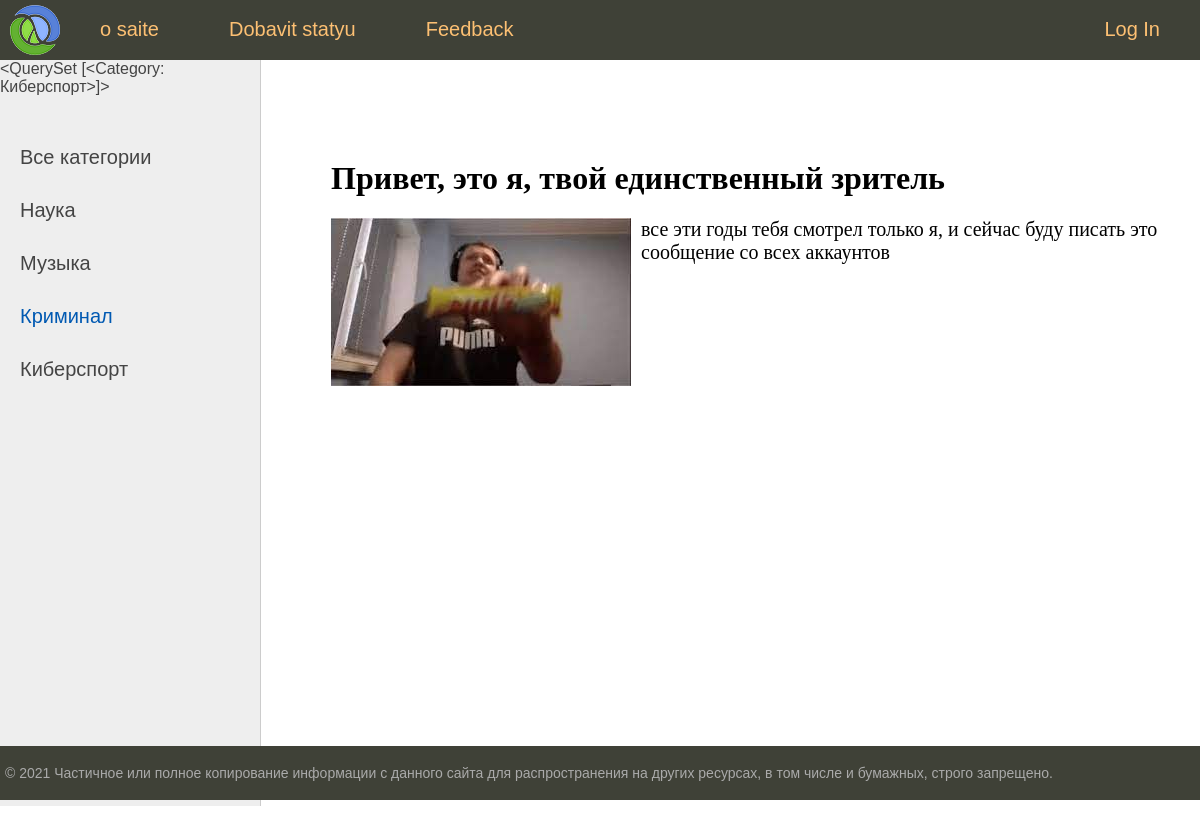
Page /post/papich/ on the committed database.
### news/models.py (models this page shows, shortened)
class Category(models.Model):
    name = models.CharField(max_length=100, db_index=True, verbose_name='категорияe')
    slug = models.SlugField(max_length=100, unique=True, db_index=True, verbose_name='URL')
    def __str__(self):
        return self.name
    def get_absolute_url(self):
        return reverse('category', kwargs={'cat_id': self.pk})
    class Meta:
        verbose_name = 'категория'
        verbose_name_plural = 'категории'
        ordering = ['id']

class News(models.Model):
    title = models.CharField(max_length=255)
    slug = models.SlugField(max_length=100, unique=True, db_index=True, verbose_name='URL')
    content = models.TextField(blank=True)
    photo = models.ImageField(upload_to="photos/%Y/%m/%d/")
    time_create = models.DateTimeField(auto_now_add=True)
    time_update = models.DateTimeField(auto_now=True)
    is_published = models.BooleanField(default=True)
    cat = models.ForeignKey('Category', on_delete=models.PROTECT)
    class Meta:
        verbose_name='News'
        verbose_name_plural = 'News'
        ordering = ['-time_create', 'title']

### news/views.py (the view)
# urls.py: path('post/<slug:post_slug>/', show_post, name='post'),
def show_post(request, post_slug):
    post = get_object_or_404(News, slug=post_slug)
    context = {
        'post': post,
        'title': post.title,
        'cat_selected': post.cat_id,
    }
    return render(request, 'news/post.html', context=context)

### news/templatetags/news_tag.py (called while the page is built)
@register.simple_tag()
def get_categories(filter=None):
    if not filter:
        return Category.objects.all()
    else:
        return Category.objects.filter(pk=filter)

@register.inclusion_tag('news/list_categories.html')
def show_categories(sort=None,cat_selected=0):
    if not sort:
        cats = Category.objects.all()
    else:
        cats = Category.objects.order_by(sort)
    return {"cats":cats, "cat_selected": cat_selected}

@register.inclusion_tag('news/menu.html')
def show_menu():
    menu = [
        {'title': 'o saite', 'url_name': 'about'},
        {'title': 'Dobavit statyu', 'url_name': 'add_page'},
        {'title': 'Feedback', 'url_name': 'contact'},
        {'title': 'Log In', 'url_name': 'login'},
    ]
    return {"menu": menu}

### news/templates/news/post.html
{% extends 'news/base.html' %}
{% block content %}
<h1>{{post.title}}</h1>
{% if post.photo %}
<p><img class="img-article-left" src="{{post.photo.url}}"></p>
{% endif %}
{{post.content|linebreaks}}
{% endblock %}

### news/templates/news/base.html (shortened to what this page needs)
{% load static %}
{% load news_tag %}
<!DOCTYPE html>
<html>
<head>
	<link type="text/css" href="{% static 'news/css/styles.css' %}" rel="stylesheet" />
</head>
<body>
<table class="table-page" border=0 cellpadding="0" cellspacing="0">
<tr><td valign=top>
{% block mainmenu %}
	{% show_menu %}
{% endblock mainmenu %}
<table class="table-content" border=0 cellpadding="0" cellspacing="0">
<tr>
	<td valign="top" class="left-chapters">
		{% get_categories filter=2 %}
	<ul id="leftchapters">
		{% if cat_selected == 0 %}
			<li class="selected">Все категории</li>
		{% else %}
			<li><a href="{% url 'home' %}">Все категории</a> </li>
		{% endif %}
		{% show_categories '-name' cat_selected %}
	</ul>
</td>
<td valign="top" class="content">
	<div class="content-text">
{% block content %}
{% endblock %}
	</div>
</td></tr></table>
</td></tr>
<tr><td valign=top>
	<div id="footer">
		<p>&copy; 2021 Частичное или полное копирование информации с данного сайта для распространения на других ресурсах, в том числе и бумажных, строго запрещено.</p>
	</div>
</td></tr></table>
</body>
</html>

### news/templates/news/list_categories.html
{% for c in cats %}
			{% if c.pk == cat_selected %}
				<li class="selected">{{c.name}}</li>
			{% else %}
				<li><a href="{{ c.get_absolute_url }}">{{ c.name }}</a> </li>
			{% endif %}
{% endfor %}

### news/static/news/css/styles.css (style rules this page uses)
html, body { font-family: 'Arial'; margin: 0; padding: 0; height: 100%; width: 100%; color: #444; }
a { color: #0059b2; text-decoration: none; }
img { max-width: 600px; height: auto; }
img.img-article-left { max-width: 300px; height: auto; float: left; padding: 0 10px 10px 0; }
.table-page { width: 100%; height: 100%; vertical-align: top; }
.table-page tr { height: 100%; }
.table-content { width: 100%; min-height: 100%; height: 100%; }
.left-chapters { margin: 0; background: #eee; border-right: 1px solid #ccc; min-height: 100%; }
.left-chapters ul { width: 230px; min-height: 100%; margin: 0; padding: 20px 10px 10px 20px; list-style: none; font-size: 20px; }
.left-chapters ul li { margin: 30px 0 0 0; color: #999; }
.left-chapters ul li.selected { color: #0059b2; }
.left-chapters ul li a { color: #444; text-decoration: none; }
.content { padding: 40px 20px 20px 40px; width: 100%; box-sizing: border-box; }
.content-text { margin: 60px 0 0 30px; color: #000; font-size: 20px; font-family: Yandex Sans Display Light; }
.content-text h1 { font-size: 32px; }
#footer { box-sizing: border-box; background: #3F4137; padding: 5px; color: #aaa; font-size: 14px; font-family: Verdana, Geneva, Arial, Helvetica; text-align: left; overflow: hidden; }

### rows in the picture
Category: name "<QuerySet [<Category: Киберспорт>]>", name "Киберспорт"
Category: name "Наука"
Category: name "Музыка"
Category: name "Криминал"
News: title "Привет, это я, твой единственный зритель", photo (picture), content "все эти годы тебя смотрел только я, и сейчас буду писать это сообщение со всех аккаунтов"

### other values in the picture
{{ m.title }} "o saite" "Dobavit statyu" "Feedback"
{{ m.title }} "Log In"
